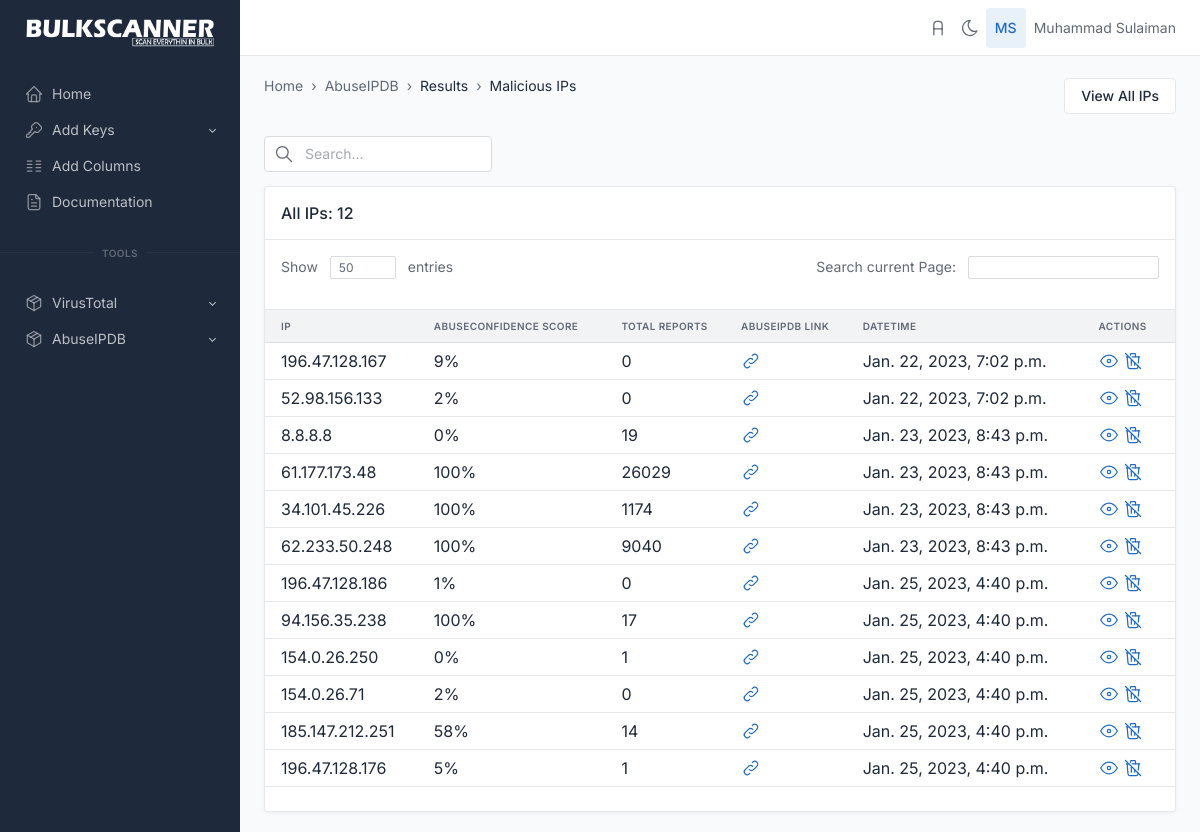
The app's page /abuseipdb/malicious_ips (signed in) with its own data.
### abuseipdb/models.py (models this page shows, shortened)
class ip_addresses(models.Model):
    ip = models.CharField(max_length=20, unique=True)
    isPublic = models.CharField(max_length=10, null=True)
    ipVersion = models.IntegerField(null=True)
    isWhitelisted = models.BooleanField(null=True)
    abuseConfidenceScore = models.IntegerField(null=True)
    countryCode = models.CharField(null=True, max_length=5)
    usageType = models.TextField(null=True)
    isp = models.TextField(null=True)
    domain = models.TextField(null=True)
    totalReports = models.IntegerField(null=True)
    numDistinctUsers = models.IntegerField(null=True)
    lastReportedAt = models.DateTimeField(null=True)
    hostnames = models.JSONField(null=True)
    date_time = models.DateTimeField(default=datetime.datetime.now())

### abuseipdb/views.py (the view)
# urls.py: path('malicious_ips', views.abuseipdb_malicious_ips,
def abuseipdb_malicious_ips(request):
    if request.user.is_authenticated:
        queryset = ip_addresses.objects.filter(
            Q(abuseConfidenceScore__gt=0) | Q(totalReports__gt=0)).all()
        show_entries = request.GET.get('show_entries')
        if show_entries:
            paginator = Paginator(queryset, show_entries)
            ips_count = paginator.count
            page_number = request.GET.get('page')
            queryset = paginator.get_page(page_number)
            context = {'all_malicious_ips': queryset,
                       'ips_count': ips_count}
            return render(request, 'abuseipdb/malicious_ips.html', context)
        else:
            paginator = Paginator(queryset, 50)
            ips_count = paginator.count
            page_number = request.GET.get('page')
            queryset = paginator.get_page(page_number)
            context = {'all_malicious_ips': queryset,
                       'ips_count': ips_count}
            return render(request, 'abuseipdb/malicious_ips.html', context)
    else:
        return redirect("login")

### templates/abuseipdb/malicious_ips.html (shortened to what this page needs)
{% extends 'base.html' %} {% load static %}
{% block body %}
<div class="page-wrapper">
  <div class="container-xl">
    <div class="page-header d-print-none">
      <div class="row align-items-center">
        <div class="col">
          <ol class="breadcrumb breadcrumb-arrows" aria-label="breadcrumbs">
            <li class="breadcrumb-item">
              <a href="{% url 'index' %}">Home</a>
            </li>
            <li class="breadcrumb-item"><a href="#">AbuseIPDB</a></li>
            <li class="breadcrumb-item active" aria-current="page">
              <a href="#">Results</a>
            <li class="breadcrumb-item active" aria-current="page">
              <a href="{% url 'abuseipdb_malicious_ips' %}">Malicious IPs</a>
            </li>
          </ol>
          <br />
        </div>
        <div class="col-auto ms-auto d-print-none">
          <div class="btn-list">
            <span class="d-none d-sm-inline">
              <a href="{% url 'abuseipdb_allips' %}" class="btn btn-white">
                View All IPs
              </a>
            </span>
          </div>
        </div>
      </div>
    </div>
  </div>
  <div class="page-body">
    <div class="container-xl">
      <div class="col-3">
        <form action="{% url 'search_malicious_ips' %}" method="get">
          <div class="input-icon">
            <span class="input-icon-addon">
            </span>
            <input type="text" class="form-control" placeholder="Search..." aria-label="Search in website" name="search_text">
          </div>
        </form>
      </div>
      {% if ip_search_result %}
      <div class="row row-cards">
        <div class="col-12">
          <div class="card">
            <div class="card-header">
              <h3 class="card-title">Your query: {{search_text}}</h3>
            </div>
            <div class="table-responsive">
              <table
                class="table card-table table-vcenter text-nowrap datatable" id="myTable"
              >
                <thead>
                  <tr>
                    <th>IP</th>
                    <th>AbuseConfidence Score</th>
                    <th>Total Reports</th>
                    <th>AbuseIPDB Link</th>
                    <th>DateTime</th>
                    <th>Actions</th>
                  </tr>
                </thead>
                <tbody>
                  {% for ipdata in ip_search_result%}
                  <tr>
                    <td>
                      <a
                        href="https://{{ipdata.ip}}"
                        target="_blank"
                        class="text-reset"
                        tabindex="-1"
                        >{{ipdata.ip}}</a
                      >
                    </td>
                    <td>{{ipdata.abuseConfidenceScore}}%</td>
                    <td>{{ipdata.totalReports}}</td>
                    <td>
                      <a href="https://www.abuseipdb.com/check/{{ipdata.ip}}" target="_blank">
                      <svg xmlns="http://www.w3.org/2000/svg" class="icon icon-tabler icon-tabler-link" width="24" height="24" viewBox="0 0 24 24" stroke-width="2" stroke="currentColor" fill="none" stroke-linecap="round" stroke-linejoin="round">
                        <path stroke="none" d="M0 0h24v24H0z" fill="none"></path>
                        <path d="M10 14a3.5 3.5 0 0 0 5 0l4 -4a3.5 3.5 0 0 0 -5 -5l-.5 .5"></path>
                        <path d="M14 10a3.5 3.5 0 0 0 -5 0l-4 4a3.5 3.5 0 0 0 5 5l.5 -.5"></path>
                     </svg>
                    </a>
                    </td>
                    <td>{{ipdata.date_time}}</td>
                   <td>
                   <a href="{% url 'abuseipdb_ip_details' ip=ipdata.ip %}" style = "text-decoration: none;" target="_blank">
                    <svg xmlns="http://www.w3.org/2000/svg" class="icon icon-tabler icon-tabler-eye" width="24" height="24" viewBox="0 0 24 24" stroke-width="2" stroke="currentColor" fill="none" stroke-linecap="round" stroke-linejoin="round">
                      <path stroke="none" d="M0 0h24v24H0z" fill="none"></path>
                      <circle cx="12" cy="12" r="2"></circle>
                      <path d="M22 12c-2.667 4.667 -6 7 -10 7s-7.333 -2.333 -10 -7c2.667 -4.667 6 -7 10 -7s7.333 2.333 10 7"></path>
                   </svg>
                  </a>
                  <a href="{% url 'abuseipdb_delete_ip' ip=ipdata.ip %}" style = "text-decoration: none;">
                  <svg xmlns="http://www.w3.org/2000/svg" class="icon icon-tabler icon-tabler-trash-off" width="24" height="24" viewBox="0 0 24 24" stroke-width="2" stroke="currentColor" fill="none" stroke-linecap="round" stroke-linejoin="round">
                    <path stroke="none" d="M0 0h24v24H0z" fill="none"></path>
                    <line x1="3" y1="3" x2="21" y2="21"></line>
                    <path d="M4 7h3m4 0h9"></path>
                    <line x1="10" y1="11" x2="10" y2="17"></line>
                    <line x1="14" y1="14" x2="14" y2="17"></line>
                    <path d="M5 7l1 12a2 2 0 0 0 2 2h8a2 2 0 0 0 2 -2l.077 -.923"></path>
                    <line x1="18.384" y1="14.373" x2="19" y2="7"></line>
                    <path d="M9 5v-1a1 1 0 0 1 1 -1h4a1 1 0 0 1 1 1v3"></path>
                 </svg>
                </a>
                   </td>
                  </tr>
                  {% endfor %}
                </tbody>
              </table>
            </div>
          </div>
        </div>
      </div>
      {% elif all_malicious_ips%}
      <div class="row row-cards">
        <div class="col-12">
          <div class="card">
            <div class="card-header">
              <h3 class="card-title">All IPs: {{ips_count}}</h3>
            </div>
            <div class="card-body border-bottom py-3">
              <div class="d-flex">
                <form action="{% url 'abuseipdb_malicious_ips' %}" method="GET">
                <div class="text-muted">
                  Show
                  <div class="mx-2 d-inline-block">
                    <input
                      type="text"
                      class="form-control form-control-sm"
                      value="50"
                      size="3"
                      aria-label="Invoices count"
                      name="show_entries"
                    />
                  </div>
                </form>
                  entries
                </div>
                <div class="ms-auto text-muted">
                  Search current Page:
                  <div class="ms-2 d-inline-block">
                    <input
                      type="text"
                      class="form-control form-control-sm"
                      aria-label="Search invoice"
                      name="search_table"
                      id="myInput"
                      onkeyup="myFunction()"
                    />
                  </div>
                </div>
              </div>
            </div>
            <div class="table-responsive">
              <table
                class="table card-table table-vcenter text-nowrap datatable" id="myTable"
              >
                <thead>
                  <tr>
                    <th>IP</th>
                    <th>AbuseConfidence Score</th>
                    <th>Total Reports</th>
                    <th>AbuseIPDB Link</th>
                    <th>DateTime</th>
                    <th>Actions</th>
                  </tr>
                </thead>
                <tbody>
                  {% for ipdata in all_malicious_ips%}
                  <tr>
                    <td>
                      <a
                        href="https://{{ipdata.ip}}"
                        target="_blank"
                        class="text-reset"
                        tabindex="-1"
                        >{{ipdata.ip}}</a
                      >
                    </td>
                    <td>{{ipdata.abuseConfidenceScore}}%</td>
                    <td>{{ipdata.totalReports}}</td>
                    <td>
                      <a href="https://www.abuseipdb.com/check/{{ipdata.ip}}" target="_blank">
                    </a>
                    </td>
                    <td>{{ipdata.date_time}}</td>
                   <td>
                   <a href="{% url 'abuseipdb_ip_details' ip=ipdata.ip %}" style = "text-decoration: none;" target="_blank">
                  </a>
                  <a href="{% url 'abuseipdb_delete_ip' ip=ipdata.ip %}" style = "text-decoration: none;">
                </a>
                   </td>
                  </tr>
                  {% empty %}
                  <tr><td colspan="6" style="text-align:center">No Data found</td></tr>
                  {% endfor %}
                </tbody>
              </table>
            </div>
            <div class="card-footer d-flex align-items-center">
            </div>
          </div>
        </div>
      </div>
      {% endif %}
    </div>
  </div>
</div>
{% endblock body %}

### templates/base.html (shortened to what this page needs)
{% load static %}
<html lang="en">
  <head>
    <link href="{% static 'css/tabler.min.css' %}" rel="stylesheet" />
    <link href="{% static 'css/tabler-flags.min.css' %}" rel="stylesheet" />
    <link href="{% static 'css/tabler-payments.min.css' %}" rel="stylesheet" />
    <link href="{% static 'css/tabler-vendors.min.css' %}" rel="stylesheet" />
    <link href="{% static 'css/demo.min.css' %}" rel="stylesheet" />
  </head>
  <body >
    <div class="wrapper">
      <aside class="navbar navbar-vertical navbar-expand-lg navbar-dark">
        <div class="container-fluid">
          <h1 class="navbar-brand navbar-brand-autodark">
            <a href="{% url 'index' %}">
              <img src="{% static 'logo_white.png' %}" width="50" height="10" alt="BulkScanner" class="navbar-brand-image">
            </a>
          </h1>
          <div class="collapse navbar-collapse" id="navbar-menu">
            <ul class="navbar-nav pt-lg-3">
              <li class="nav-item">
                <a class="nav-link" href="{% url 'index' %}" >
                  <span class="nav-link-icon d-md-none d-lg-inline-block">
                  </span>
                  <span class="nav-link-title">
                    Home
                  </span>
                </a>
              </li>
              <li class="nav-item dropdown">
                <a class="nav-link dropdown-toggle" href="#navbar-base" data-bs-toggle="dropdown" data-bs-auto-close="false" role="button" aria-expanded="false" >
                  <span class="nav-link-icon d-md-none d-lg-inline-block">
                  </span>
                  <span class="nav-link-title">
                    Add Keys
                  </span>
                </a>
              </li>
              <li class="nav-item">
                <a class="nav-link" href="{% url 'add_columns' %}" >
                  <span class="nav-link-icon d-md-none d-lg-inline-block">
                  </span>
                  <span class="nav-link-title">
                    Add Columns
                  </span>
                </a>
              </li>
              <li class="nav-item">
                <a class="nav-link" href="./docs/index.html" >
                  <span class="nav-link-icon d-md-none d-lg-inline-block">
                  </span>
                  <span class="nav-link-title">
                    Documentation
                  </span>
                </a>
              </li>
              <div class="hr-text">Tools</div>
              <li class="nav-item dropdown">
                <a class="nav-link dropdown-toggle" href="#navbar-base" data-bs-toggle="dropdown" data-bs-auto-close="false" role="button" aria-expanded="false" >
                  <span class="nav-link-icon d-md-none d-lg-inline-block">
                  </span>
                  <span class="nav-link-title">
                    VirusTotal
                  </span>
                </a>
              </li>
              <li class="nav-item dropdown">
                <a class="nav-link dropdown-toggle" href="#navbar-base" data-bs-toggle="dropdown" data-bs-auto-close="false" role="button" aria-expanded="false" >
                  <span class="nav-link-icon d-md-none d-lg-inline-block">
                  </span>
                  <span class="nav-link-title">
                    AbuseIPDB
                  </span>
                </a>
              </li>
            </ul>
          </div>
        </div>
      </aside>
      <header class="navbar navbar-expand-md navbar-light d-none d-lg-flex d-print-none">
        <div class="container-xl">
          <div class="navbar-nav flex-row order-md-last">
          <a
          href="{% url 'admin:index' %}" target="_blank"
          class="nav-link px-0 "
          title="Go to Admin Area"
          data-bs-toggle="tooltip"
          data-bs-placement="bottom"
            >
            </a>
            <a href="?theme=dark" class="nav-link px-0 hide-theme-dark" title="Enable dark mode" data-bs-toggle="tooltip" data-bs-placement="bottom">
            </a>
            <div class="nav-item dropdown">
              <a href="#" class="nav-link d-flex lh-1 text-reset p-0" data-bs-toggle="dropdown" aria-label="Open user menu">
                <span class="avatar bg-blue-lt">{{user.first_name|slice:"1"}}{{user.last_name|slice:"1"}}</span>
                <div class="d-none d-xl-block ps-2">
                  <div>{{user.first_name}} {{user.last_name}}</div>
                </div>
              </a>
            </div>
          </div>
        </div>
      </header>
      <div class="page-wrapper">
        {% block body %}
        {% endblock body %}
    </div>
  </body>
</html>

### records on screen
ip_addresses: ip "196.47.128.167", abuseConfidenceScore "9", totalReports "0", date_time "Jan. 22, 2023, 7:02 p.m."
ip_addresses: ip "52.98.156.133", abuseConfidenceScore "2", totalReports "0", date_time "Jan. 22, 2023, 7:02 p.m."
ip_addresses: ip "8.8.8.8", abuseConfidenceScore "0", totalReports "19", date_time "Jan. 23, 2023, 8:43 p.m."
ip_addresses: ip "61.177.173.48", abuseConfidenceScore "100", totalReports "26029", date_time "Jan. 23, 2023, 8:43 p.m."
ip_addresses: ip "34.101.45.226", abuseConfidenceScore "100", totalReports "1174", date_time "Jan. 23, 2023, 8:43 p.m."
ip_addresses: ip "62.233.50.248", abuseConfidenceScore "100", totalReports "9040", date_time "Jan. 23, 2023, 8:43 p.m."
ip_addresses: ip "196.47.128.186", abuseConfidenceScore "1", totalReports "0", date_time "Jan. 25, 2023, 4:40 p.m."
ip_addresses: ip "94.156.35.238", abuseConfidenceScore "100", totalReports "17", date_time "Jan. 25, 2023, 4:40 p.m."
ip_addresses: ip "154.0.26.250", abuseConfidenceScore "0", totalReports "1", date_time "Jan. 25, 2023, 4:40 p.m."
ip_addresses: ip "154.0.26.71", abuseConfidenceScore "2", totalReports "0", date_time "Jan. 25, 2023, 4:40 p.m."
ip_addresses: ip "185.147.212.251", abuseConfidenceScore "58", totalReports "14", date_time "Jan. 25, 2023, 4:40 p.m."
ip_addresses: ip "196.47.128.176", abuseConfidenceScore "5", totalReports "1", date_time "Jan. 25, 2023, 4:40 p.m."

### other values on screen
{{ user.first_name|slice:"1" }} "M"
{{ user.last_name|slice:"1" }} "S"
{{ user.first_name }} "Muhammad"
{{ user.last_name }} "Sulaiman"
{{ ips_count }} "12"
